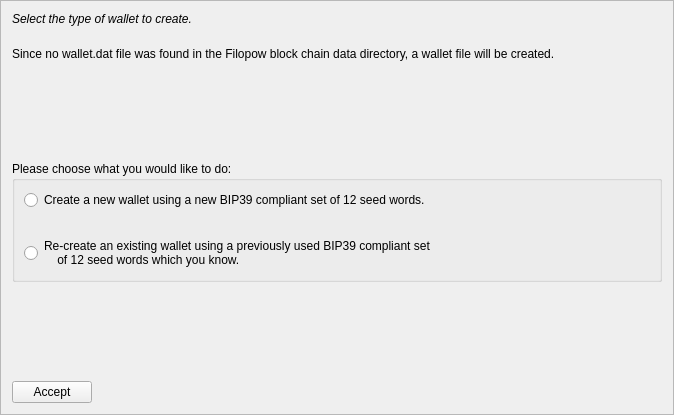
<?xml version="1.0" encoding="UTF-8"?>
<ui version="4.0">
 <class>MnemonicDialog1</class>
 <widget class="QFrame" name="MnemonicDialog1">
  <property name="geometry">
   <rect>
    <x>0</x>
    <y>0</y>
    <width>674</width>
    <height>415</height>
   </rect>
  </property>
  <property name="windowTitle">
   <string>HD Wallet Setup</string>
  </property>
  <property name="frameShape">
   <enum>QFrame::StyledPanel</enum>
  </property>
  <property name="frameShadow">
   <enum>QFrame::Raised</enum>
  </property>
  <layout class="QVBoxLayout" name="verticalLayout">
   <item>
    <widget class="QLabel" name="walletLabel">
     <property name="styleSheet">
      <string notr="true">QLabel { font-style:italic; }</string>
     </property>
     <property name="text">
      <string>Select the type of wallet to create.</string>
     </property>
     <property name="wordWrap">
      <bool>true</bool>
     </property>
    </widget>
   </item>
   <item>
    <spacer name="verticalSpacer_4">
     <property name="orientation">
      <enum>Qt::Vertical</enum>
     </property>
     <property name="sizeType">
      <enum>QSizePolicy::Minimum</enum>
     </property>
     <property name="sizeHint" stdset="0">
      <size>
       <width>20</width>
       <height>15</height>
      </size>
     </property>
    </spacer>
   </item>
   <item>
    <widget class="QLabel" name="wallettypeLabel">
     <property name="text">
      <string>Since no wallet.dat file was found in the Filopow block chain data directory, a wallet file will be created.</string>
     </property>
     <property name="wordWrap">
      <bool>true</bool>
     </property>
    </widget>
   </item>
   <item>
    <spacer name="verticalSpacer">
     <property name="orientation">
      <enum>Qt::Vertical</enum>
     </property>
     <property name="sizeHint" stdset="0">
      <size>
       <width>20</width>
       <height>40</height>
      </size>
     </property>
    </spacer>
   </item>
   <item>
    <widget class="QGroupBox" name="groupBox">
     <property name="title">
      <string>Please choose what you would like to do:</string>
     </property>
     <layout class="QVBoxLayout" name="verticalLayout_2">
      <item>
       <widget class="QRadioButton" name="walletNewRadio">
        <property name="text">
         <string>Create a new wallet using a new BIP39 compliant set of 12 seed words.</string>
        </property>
       </widget>
      </item>
      <item>
       <spacer name="verticalSpacer_3">
        <property name="orientation">
         <enum>Qt::Vertical</enum>
        </property>
        <property name="sizeHint" stdset="0">
         <size>
          <width>20</width>
          <height>20</height>
         </size>
        </property>
       </spacer>
      </item>
      <item>
       <widget class="QRadioButton" name="walletOldRadio">
        <property name="text">
         <string>Re-create an existing wallet using a previously used BIP39 compliant set 
    of 12 seed words which you know.</string>
        </property>
       </widget>
      </item>
     </layout>
    </widget>
   </item>
   <item>
    <spacer name="verticalSpacer_2">
     <property name="orientation">
      <enum>Qt::Vertical</enum>
     </property>
     <property name="sizeHint" stdset="0">
      <size>
       <width>20</width>
       <height>40</height>
      </size>
     </property>
    </spacer>
   </item>
   <item>
    <layout class="QHBoxLayout" name="horizontalLayout">
     <item>
      <widget class="QPushButton" name="acceptButton">
       <property name="text">
        <string>Accept</string>
       </property>
       <property name="autoDefault">
        <bool>false</bool>
       </property>
      </widget>
     </item>
     <item>
      <spacer name="horizontalSpacer">
       <property name="orientation">
        <enum>Qt::Horizontal</enum>
       </property>
       <property name="sizeHint" stdset="0">
        <size>
         <width>40</width>
         <height>20</height>
        </size>
       </property>
      </spacer>
     </item>
    </layout>
   </item>
  </layout>
 </widget>
 <resources/>
 <connections/>
</ui>
